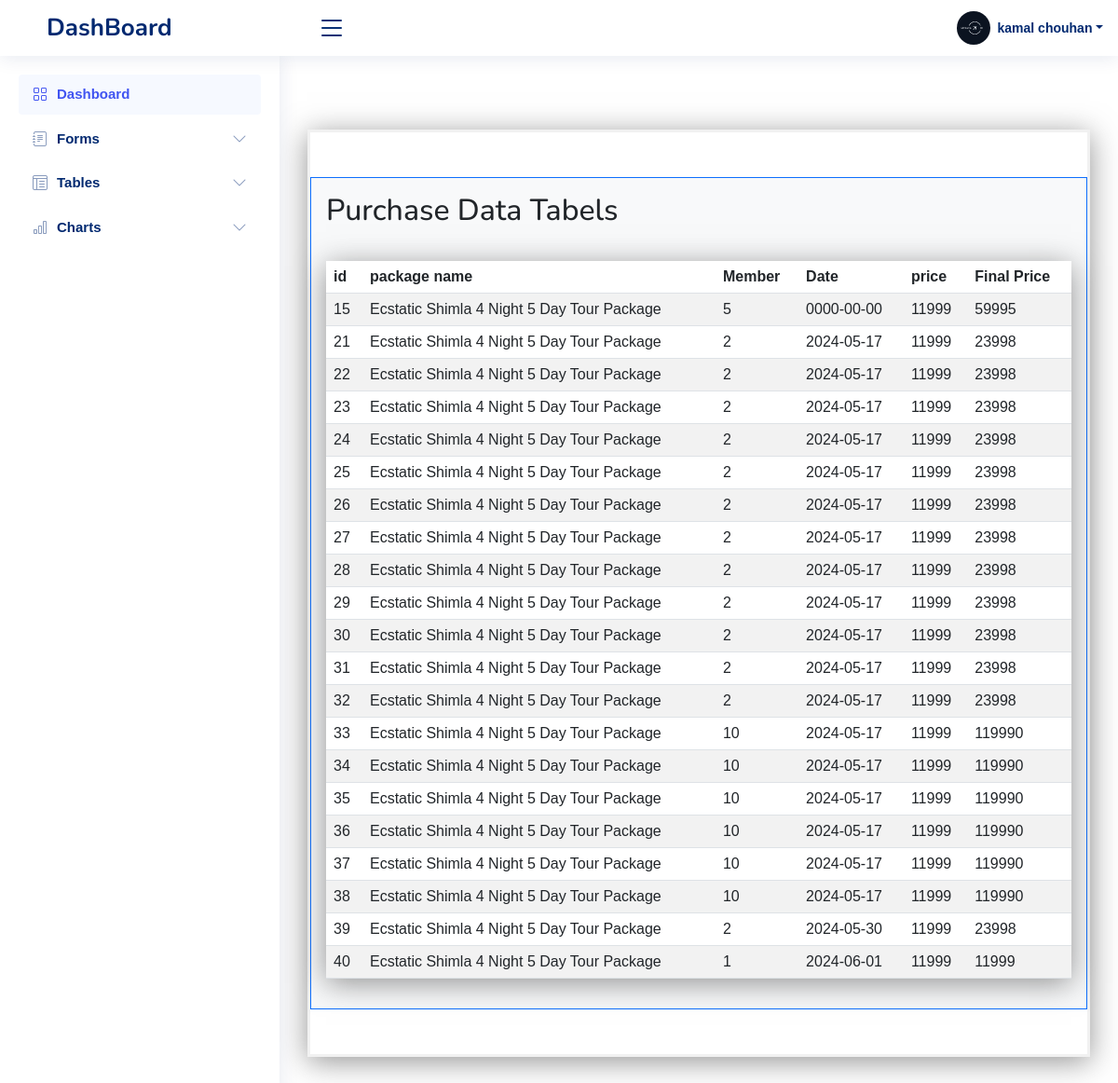
The page /admin/purchase_table.php (signed in) on the database its author committed.
### tables this page shows
CREATE TABLE `member` (
  `id` int(11) NOT NULL,
  `member` int(11) NOT NULL,
  `date` date NOT NULL,
  `package_name` varchar(500) NOT NULL,
  `price` int(11) NOT NULL,
  `total` int(11) NOT NULL
);

### admin/purchase_table.php (the view, shortened to what this page needs)
<?php
include "conn.php";
include_once 'header.php';
$sql = "select * from member";
$result=mysqli_query($con,$sql);
?>
<!DOCTYPE html>
<html>
<head>
<link rel="stylesheet"  href="https://cdnjs.cloudflare.com/ajax/libs/twitter-bootstrap/5.3.0-alpha3/css/bootstrap.min.css">
    <link rel="stylesheet" href="https://cdn.datatables.net/1.13.4/css/dataTables.bootstrap5.min.css">
    <link rel="stylesheet" href="https://cdn.datatables.net/responsive/2.4.1/css/responsive.bootstrap5.min.css">
</head>
<body >
  <main  >
  <form class="frm mer" style="margin-bottom:80px;">
<div class="container p-3 my-5 bg-light border border-primary" >
<h2>Purchase Data Tabels</h2>
        <table id="example" class="table table-striped nowrap frm" style="width:100% " >
            <thead>
                <tr>
                    <th> id</th>
                    <th>package name</th>
                    <th>Member</th>
                    <th>Date</th>
                    <th>price</th>
                    <th>Final Price</th>
                </tr>
            </thead>
            <tbody>
            <?php
if ($result->num_rows > 0) {
    while ($row = $result->fetch_assoc()) {
?>
        <tr>
        <td><?php echo $row['id']; ?></td>
        <td><?php echo $row['package_name']; ?></td>
        <td><?php echo $row['member']; ?></td>
        <td><?php echo $row['date']; ?></td>
        <td><?php echo $row['price']; ?></td>
        <td><?php echo $row['total']; ?></td>
         </tr>
<?php       }
}
?>
            </tbody>
        </table>
    </div>
    </form>
</body>
</html>

### admin/assets/css/style.css (style rules this page uses)
:root { scroll-behavior: smooth; }
body { font-family: "Open Sans", sans-serif; background: #f6f9ff; color: #444444; }
h1, h2, h3, h4, h5, h6 { font-family: "Nunito", sans-serif; }

### admin/purchase_table.php (style rules this page uses)
body { font-family: Arial, Helvetica, sans-serif; }
form { border: 3px solid #f1f1f1; }
.frm { margin-top:35px; box-shadow: 0 5px 30px rgba(75, 75, 75, 0.6); transition: 0.5s; }
.container { padding: 16px; }

### rows shown on the page
member: id "15", package_name "Ecstatic Shimla 4 Night 5 Day Tour Package", member "5", date "0000-00-00", price "11999", total "59995"
member: id "21", package_name "Ecstatic Shimla 4 Night 5 Day Tour Package", member "2", date "2024-05-17", price "11999", total "23998"
member: id "22", package_name "Ecstatic Shimla 4 Night 5 Day Tour Package", member "2", date "2024-05-17", price "11999", total "23998"
member: id "23", package_name "Ecstatic Shimla 4 Night 5 Day Tour Package", member "2", date "2024-05-17", price "11999", total "23998"
member: id "24", package_name "Ecstatic Shimla 4 Night 5 Day Tour Package", member "2", date "2024-05-17", price "11999", total "23998"
member: id "25", package_name "Ecstatic Shimla 4 Night 5 Day Tour Package", member "2", date "2024-05-17", price "11999", total "23998"
member: id "26", package_name "Ecstatic Shimla 4 Night 5 Day Tour Package", member "2", date "2024-05-17", price "11999", total "23998"
member: id "27", package_name "Ecstatic Shimla 4 Night 5 Day Tour Package", member "2", date "2024-05-17", price "11999", total "23998"
member: id "28", package_name "Ecstatic Shimla 4 Night 5 Day Tour Package", member "2", date "2024-05-17", price "11999", total "23998"
member: id "29", package_name "Ecstatic Shimla 4 Night 5 Day Tour Package", member "2", date "2024-05-17", price "11999", total "23998"
member: id "30", package_name "Ecstatic Shimla 4 Night 5 Day Tour Package", member "2", date "2024-05-17", price "11999", total "23998"
member: id "31", package_name "Ecstatic Shimla 4 Night 5 Day Tour Package", member "2", date "2024-05-17", price "11999", total "23998"
member: id "32", package_name "Ecstatic Shimla 4 Night 5 Day Tour Package", member "2", date "2024-05-17", price "11999", total "23998"
member: id "33", package_name "Ecstatic Shimla 4 Night 5 Day Tour Package", member "10", date "2024-05-17", price "11999", total "119990"
member: id "34", package_name "Ecstatic Shimla 4 Night 5 Day Tour Package", member "10", date "2024-05-17", price "11999", total "119990"
member: id "35", package_name "Ecstatic Shimla 4 Night 5 Day Tour Package", member "10", date "2024-05-17", price "11999", total "119990"
member: id "36", package_name "Ecstatic Shimla 4 Night 5 Day Tour Package", member "10", date "2024-05-17", price "11999", total "119990"
member: id "37", package_name "Ecstatic Shimla 4 Night 5 Day Tour Package", member "10", date "2024-05-17", price "11999", total "119990"
member: id "38", package_name "Ecstatic Shimla 4 Night 5 Day Tour Package", member "10", date "2024-05-17", price "11999", total "119990"
member: id "39", package_name "Ecstatic Shimla 4 Night 5 Day Tour Package", member "2", date "2024-05-30", price "11999", total "23998"
member: id "40", package_name "Ecstatic Shimla 4 Night 5 Day Tour Package", member "1", date "2024-06-01", price "11999", total "11999"

### other values the page prints
$_SESSION['name'] "kamal chouhan"
